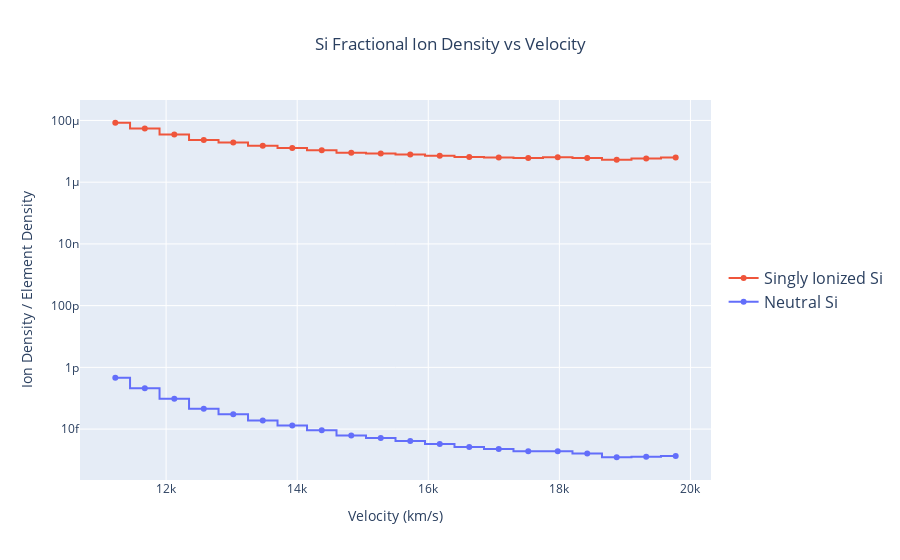

Source (notebook cell):
### Code cell
import plotly.graph_objects as go
import plotly.express as px

fig = go.Figure()

# Get middle velocities
middle_velocities = sim.model.v_middle.si / 1000 # scale down by 1000 for km/s

# Set custom text for hover tooltip
text = [f'Shell no.: {i}' for i in range(len(middle_velocities))]
hovertemplate = 'Ion charge: 0<br>Velocity: %{x:.0f}<br>Density: %{y}<br>%{text}'

# Add plots for each ion
fig.add_trace(go.Scatter(x=middle_velocities, y=si_ion_densities[0] / total_si_densities, name="Neutral Si",
                    line_shape='hvh', hovertemplate=hovertemplate, text=text))
fig.add_trace(go.Scatter(x=middle_velocities, y=si_ion_densities[1] / total_si_densities, name="Singly Ionized Si",
                    line_shape='hvh', hovertemplate=hovertemplate, text=text))

# Update fig layout and metadata
fig.update_yaxes(type="log", title="Ion Density / Element Density")
fig.update_xaxes(title="Velocity (km/s)")
fig.update_traces(mode="lines+markers")
fig.update_layout(title_text="Si Fractional Ion Density vs Velocity", title_x=0.5,
                  legend=dict(y=0.5, traceorder="reversed", font_size=16))

fig.show()

### Figure 1 — Plotly figure (JSON) as saved in the notebook; plotly's stock layout.template omitted (floating-point values rounded to 4 significant figures)
{"data": [{"hovertemplate": "Ion charge: 0<br>Velocity: %{x:.0f}<br>Density: %{y}<br>%{text}", "line": {"shape": "hvh"}, "mode": "lines+markers", "name": "Neutral Si", "text": ["Shell no.: 0", "Shell no.: 1", "Shell no.: 2", "Shell no.: 3", "Shell no.: 4", "Shell no.: 5", "Shell no.: 6", "Shell no.: 7", "Shell no.: 8", "Shell no.: 9", "Shell no.: 10", "Shell no.: 11", "Shell no.: 12", "Shell no.: 13", "Shell no.: 14", "Shell no.: 15", "Shell no.: 16", "Shell no.: 17", "Shell no.: 18", "Shell no.: 19"], "type": "scatter", "x": [11225, 11675, 12125, 12575, 13025, 13475, 13925, 14375, 14825, 15275, 15725, 16175, 16625, 17075, 17525, 17975, 18425, 18875, 19325, 19775], "y": [4.648e-13, 2.118e-13, 9.603e-14, 4.537e-14, 3.056e-14, 1.91e-14, 1.312e-14, 9.105e-15, 6.206e-15, 5.134e-15, 4.154e-15, 3.317e-15, 2.624e-15, 2.254e-15, 1.92e-15, 1.907e-15, 1.633e-15, 1.224e-15, 1.277e-15, 1.345e-15]}, {"hovertemplate": "Ion charge: 0<br>Velocity: %{x:.0f}<br>Density: %{y}<br>%{text}", "line": {"shape": "hvh"}, "mode": "lines+markers", "name": "Singly Ionized Si", "text": ["Shell no.: 0", "Shell no.: 1", "Shell no.: 2", "Shell no.: 3", "Shell no.: 4", "Shell no.: 5", "Shell no.: 6", "Shell no.: 7", "Shell no.: 8", "Shell no.: 9", "Shell no.: 10", "Shell no.: 11", "Shell no.: 12", "Shell no.: 13", "Shell no.: 14", "Shell no.: 15", "Shell no.: 16", "Shell no.: 17", "Shell no.: 18", "Shell no.: 19"], "type": "scatter", "x": [11225, 11675, 12125, 12575, 13025, 13475, 13925, 14375, 14825, 15275, 15725, 16175, 16625, 17075, 17525, 17975, 18425, 18875, 19325, 19775], "y": [8.422e-05, 5.458e-05, 3.511e-05, 2.312e-05, 1.927e-05, 1.522e-05, 1.278e-05, 1.078e-05, 8.957e-06, 8.472e-06, 7.875e-06, 7.24e-06, 6.601e-06, 6.352e-06, 6.066e-06, 6.414e-06, 6.125e-06, 5.344e-06, 5.809e-06, 6.345e-06]}], "layout": {"legend": {"font": {"size": 16}, "traceorder": "reversed", "y": 0.5}, "title": {"text": "Si Fractional Ion Density vs Velocity", "x": 0.5}, "xaxis": {"title": {"text": "Velocity (km/s)"}}, "yaxis": {"title": {"text": "Ion Density / Element Density"}, "type": "log"}}}
